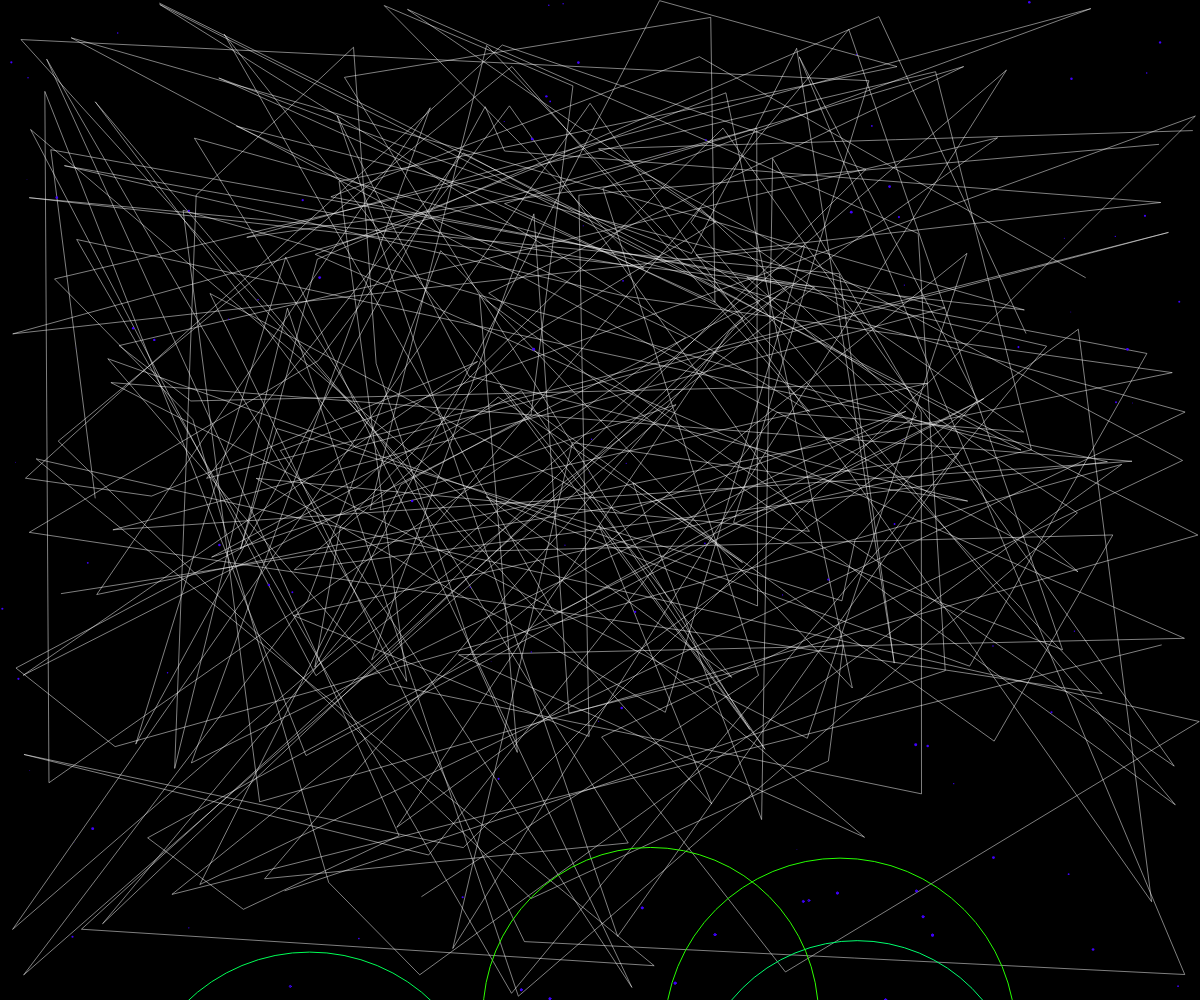
Frame 1 (no input)
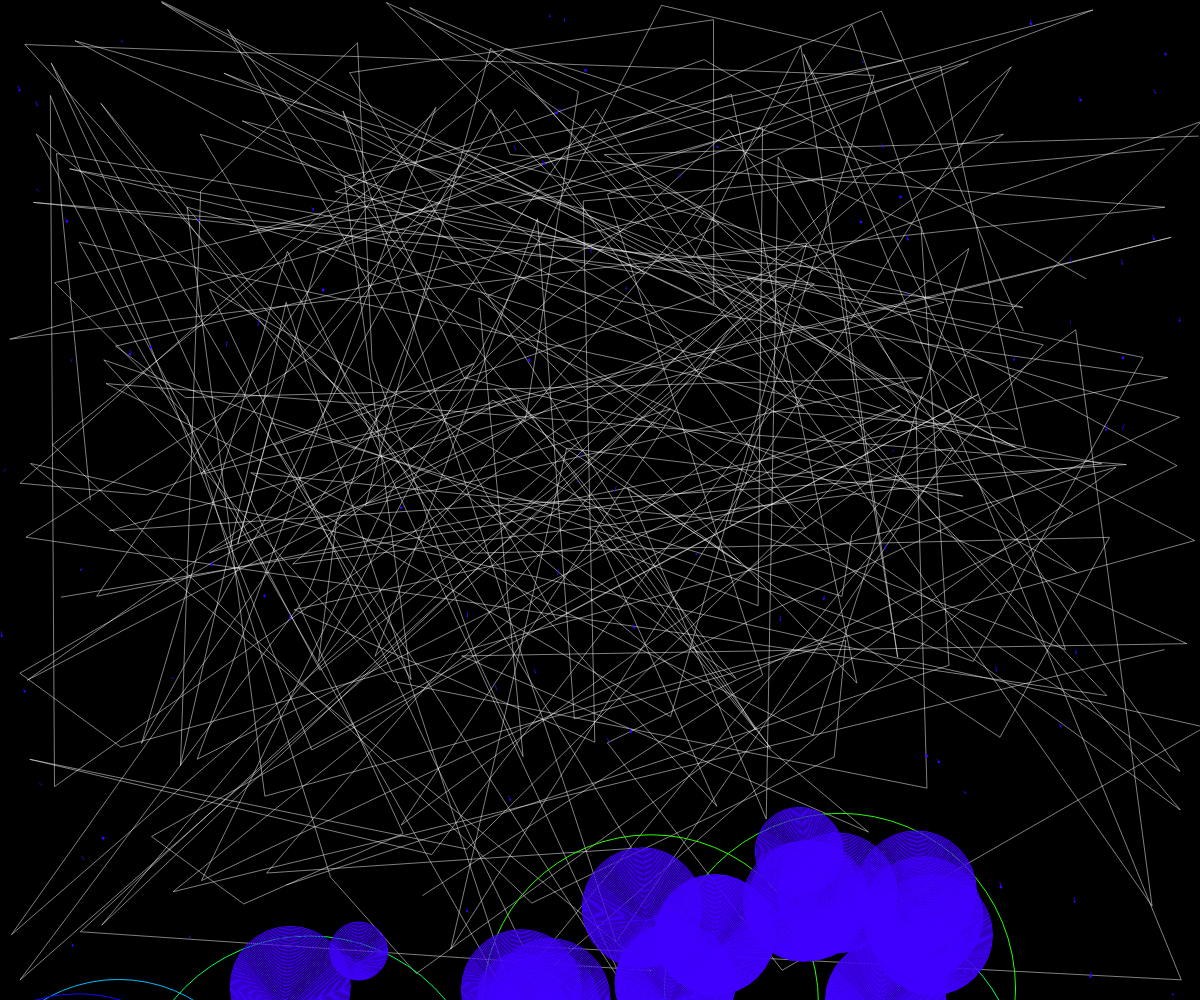
Frame 60 (no input)
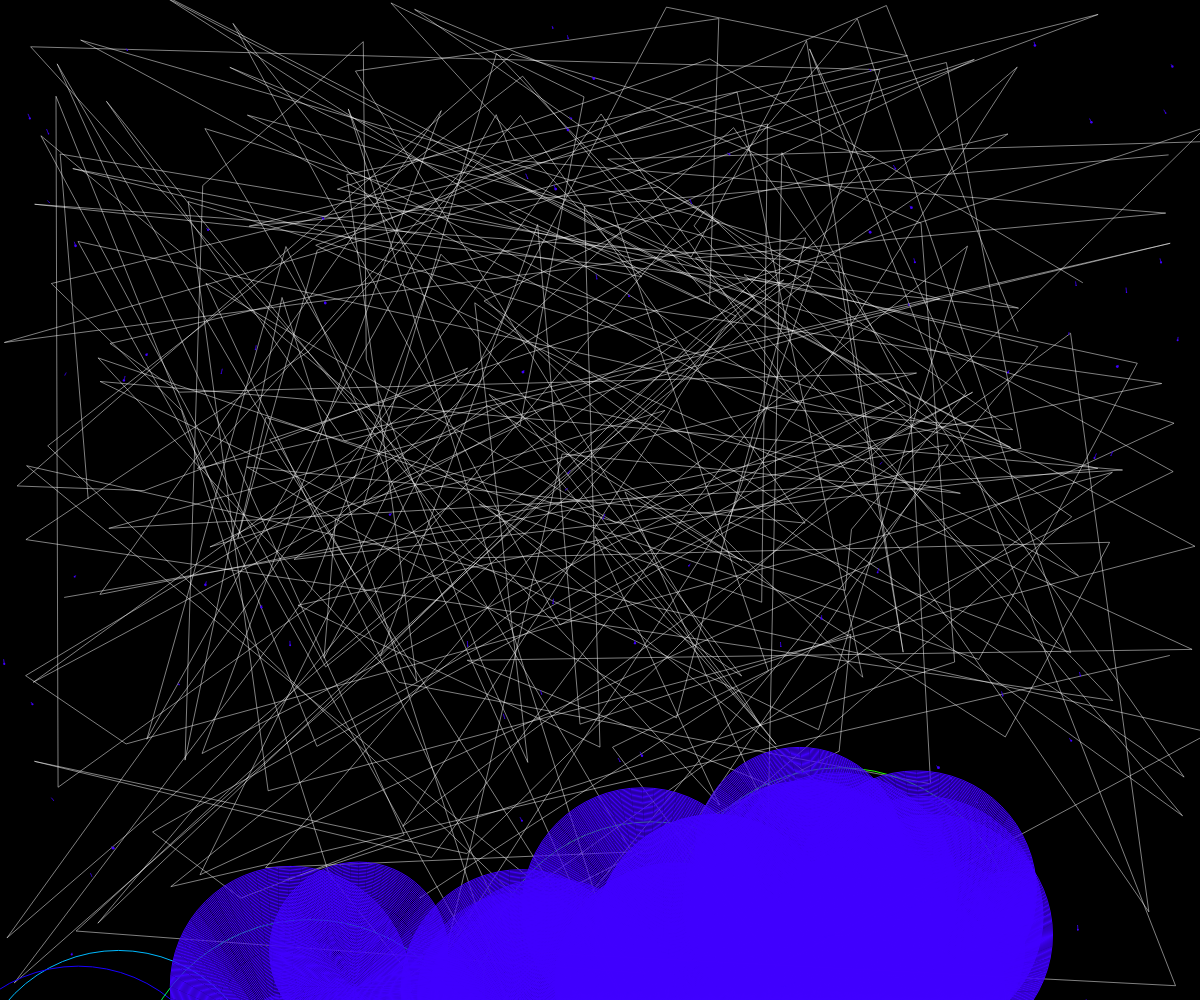
Frame 120 (the mouse pressed at the canvas centre since frame 60)

The p5.js sketch that drew these frames (run headless with seeded random() and noise() and a simulated clock; from frame 60 on, the mouse is pressed at the canvas centre):

// p5.js sketch
// ── sketch.js
let circles = [];
let stars = [];
let ripples = [];
let webs = [];

class Circle {
  constructor() {
    this.reset();
  }
  
  reset() {
    this.x = random(width);
    this.y = height + random(height/2);
    this.r = random(50, 200);
    this.speed = random(0.2, 0.8);
    this.alpha = random(30, 80);
    this.color = color(random(100, 255), random(100, 255), random(200, 255), this.alpha);
  }
  
  update() {
    this.y -= this.speed;
    if (this.y < -this.r) this.reset();
  }
  
  display() {
    noFill();
    stroke(this.color);
    strokeWeight(1);
    ellipse(this.x, this.y, this.r * 2);
  }
}

class Star {
  constructor() {
    this.reset();
  }
  
  reset() {
    this.x = random(width);
    this.y = random(height);
    this.size = random(0.5, 3);
    this.speed = random(0.1, 0.5);
    this.alpha = random(100, 255);
    this.color = color(255, 255, 255, this.alpha);
    this.trail = [];
    this.maxTrailLength = 10;
  }
  
  update() {
    this.y += this.speed;
    this.x += sin(this.y * 0.01) * 0.2;
    
    // Add to trail
    this.trail.push({x: this.x, y: this.y});
    if (this.trail.length > this.maxTrailLength) {
      this.trail.shift();
    }
    
    if (this.y > height + 50) this.reset();
  }
  
  display() {
    // Draw trail
    noFill();
    stroke(this.color);
    strokeWeight(1);
    beginShape();
    for (let i = 0; i < this.trail.length; i++) {
      let point = this.trail[i];
      vertex(point.x, point.y);
    }
    endShape();
    
    // Draw star
    fill(this.color);
    noStroke();
    ellipse(this.x, this.y, this.size);
  }
}

class Ripple {
  constructor(x, y) {
    this.x = x;
    this.y = y;
    this.r = 0;
    this.maxR = random(30, 80);
    this.alpha = 255;
    this.color = color(255, 255, 255, this.alpha);
  }
  
  update() {
    this.r += 1;
    this.alpha -= 2;
    return this.alpha > 0;
  }
  
  display() {
    noFill();
    stroke(this.color);
    strokeWeight(1);
    ellipse(this.x, this.y, this.r * 2);
  }
}

class Web {
  constructor() {
    this.segments = [];
    this.reset();
  }
  
  reset() {
    this.segments = [];
    for (let i = 0; i < 50; i++) {
      this.segments.push({
        x: random(width),
        y: random(height),
        size: random(2, 8)
      });
    }
  }
  
  update() {
    // Slight movement to create dynamic web
    for (let seg of this.segments) {
      seg.x += sin(frameCount * 0.01 + seg.y * 0.01) * 0.1;
      seg.y += cos(frameCount * 0.01 + seg.x * 0.01) * 0.1;
    }
  }
  
  display() {
    noFill();
    stroke(255, 30);
    strokeWeight(0.5);
    beginShape();
    for (let i = 0; i < this.segments.length; i++) {
      let seg = this.segments[i];
      vertex(seg.x, seg.y);
    }
    endShape();
  }
}

function setup() {
  createCanvas(windowWidth, windowHeight);
  colorMode(HSB, 360, 100, 100, 1);
  
  // Initialize elements
  for (let i = 0; i < 20; i++) {
    circles.push(new Circle());
  }
  
  for (let i = 0; i < 100; i++) {
    stars.push(new Star());
  }
  
  for (let i = 0; i < 5; i++) {
    webs.push(new Web());
  }
}

function draw() {
  background(0, 0, 0);
  
  // Draw webs
  for (let web of webs) {
    web.update();
    web.display();
  }
  
  // Draw circles and handle interactions
  for (let circle of circles) {
    circle.update();
    circle.display();
    
    // Check for star interaction
    for (let star of stars) {
      let d = dist(circle.x, circle.y, star.x, star.y);
      if (d < circle.r) {
        // Create ripple where circle and star meet
        ripples.push(new Ripple(star.x, star.y));
        
        // Make circle flare
        circle.alpha = min(255, circle.alpha + 10);
        circle.color = color(hue(circle.color), saturation(circle.color), 100, circle.alpha/255);
      }
    }
    
    // Reset circle color if not interacting
    if (circle.alpha > 80) {
      circle.alpha -= 0.5;
      circle.color = color(hue(circle.color), saturation(circle.color), brightness(circle.color), circle.alpha/255);
    }
  }
  
  // Draw stars and their trails
  for (let star of stars) {
    star.update();
    star.display();
  }
  
  // Update and draw ripples
  for (let i = ripples.length - 1; i >= 0; i--) {
    let ripple = ripples[i];
    if (!ripple.update()) {
      ripples.splice(i, 1);
    } else {
      ripple.display();
    }
  }
  
  // Occasionally create new web
  if (frameCount % 300 === 0) {
    webs.push(new Web());
    if (webs.length > 10) {
      webs.shift();
    }
  }
}

function windowResized() {
  resizeCanvas(windowWidth, windowHeight);
}
